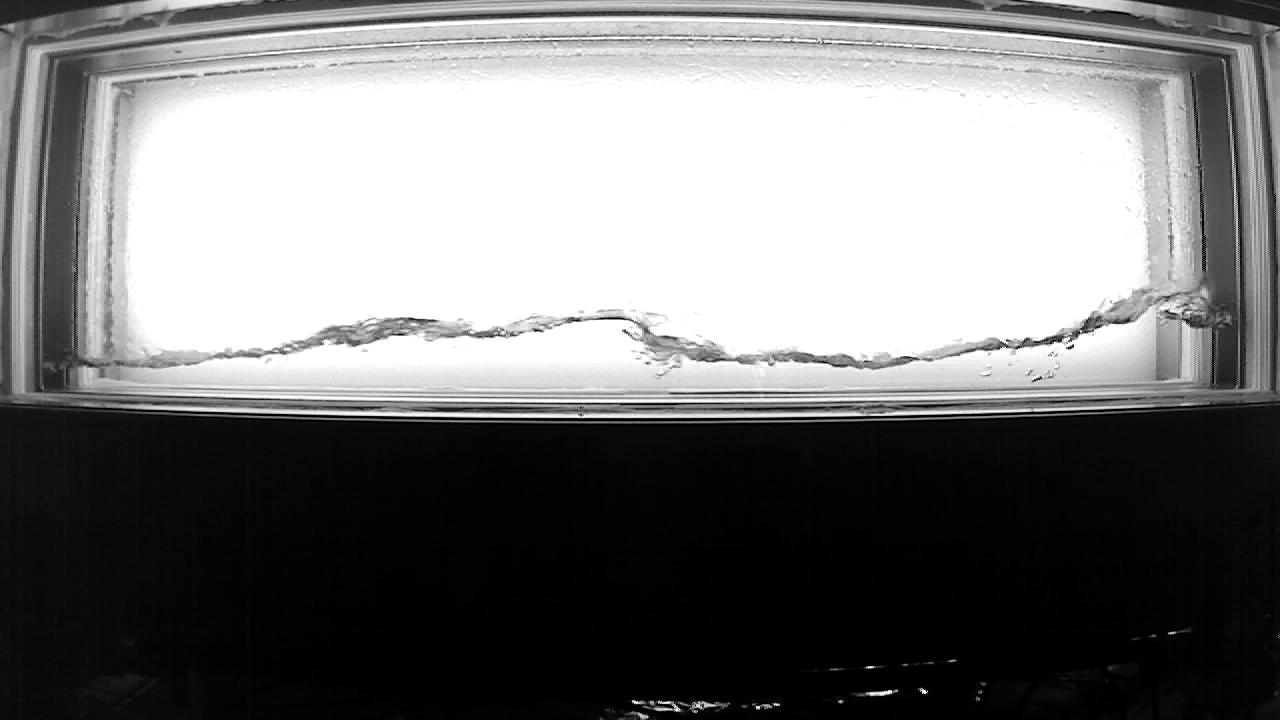
#> input picture CCFL002_1_2000_500_up_cam1_a_pre.jpg, 1280 x 720 px
$ jupyter execute --allow-errors 'HZDR Test 4 Sobel Edge.ipynb'
#> lines starting #> are read from the running program, lines starting #| are printed output that depends on the picture; after the words box and inside, x2 and y2 are one past the last pixel; in counts of white or black regions, pixels touching at a corner belong together
[cell 1]
import cv2
import numpy as np
import matplotlib.pyplot as plt
from skimage import filters

[cell 2]
def preprocess_image(filename):
    image = cv2.imread(filename)
    image = cv2.cvtColor(image, cv2.COLOR_BGR2RGB)
    image = cv2.cvtColor(image, cv2.COLOR_RGB2GRAY)
    _, image = cv2.threshold(image, 210, 255, cv2.THRESH_BINARY)
    image = image / 255
    image = filters.sobel(image)
    return image

[cell 3]
plt.figure(figsize=(10,10))
#> (the rest of this cell did not finish here and is left out)

[cell 4]
plt.figure(figsize=(10,10))
plt.imshow(preprocess_image('CCFL002_1_2000_500_up_cam1_a_pre.jpg'), cmap='gray')
#> call 2 of preprocess_image, with filename = 'CCFL002_1_2000_500_up_cam1_a_pre.jpg'
#> in preprocess_image, image is the input picture: shape (720, 1280, 3); min 0, max 255, mean 120.9
#> in preprocess_image (call 2), `_, image = cv2.threshold(image, 210, 255, cv2.THRESH_BINARY)`:
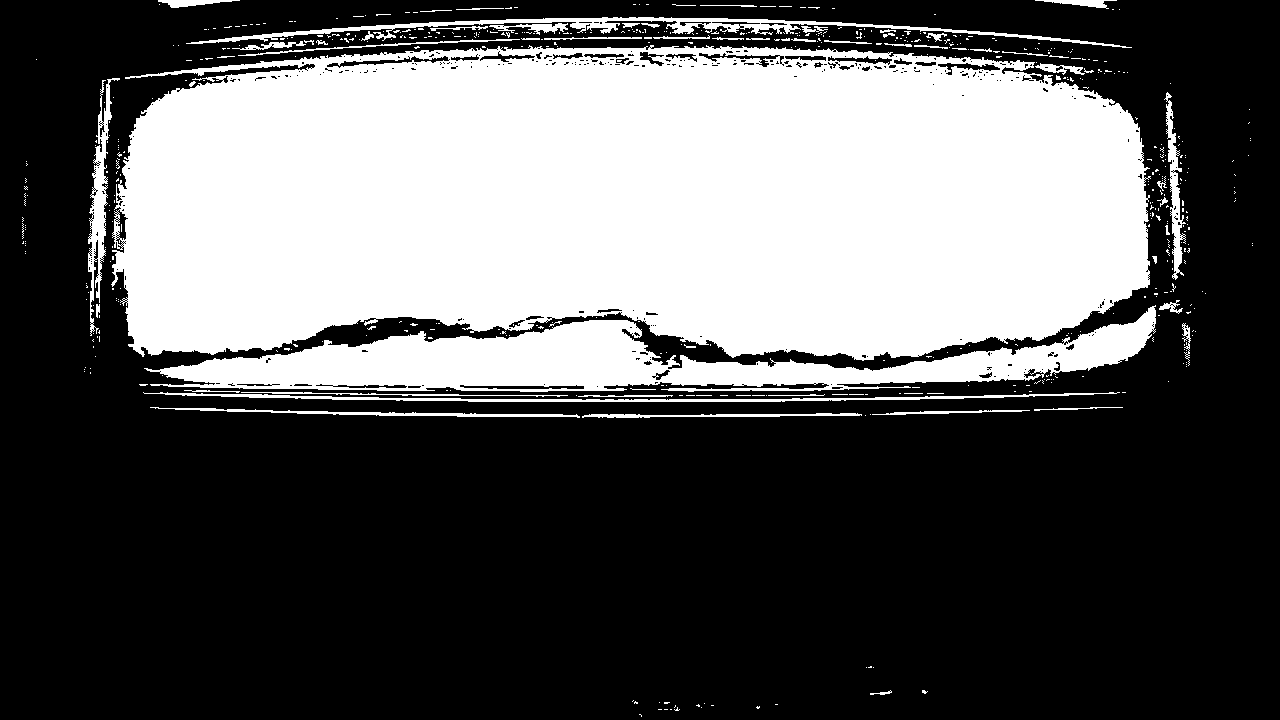
#> image: shape (720, 1280); 36.1% white; 572 white regions (511 under 20 px), largest, box (x1, y1, x2, y2) and area: (111, 45, 1151, 361) 277497, (144, 305, 1156, 392) 35266, (186, 17, 1132, 48) 4526
plt.show()

[cell 5]
plt.figure(figsize=(10,10))
plt.imshow(preprocess_image('CCFL002_1_2000_500_up_cam2_a_post.jpg'), cmap='gray')
#> call 3 of preprocess_image, with filename = 'CCFL002_1_2000_500_up_cam2_a_post.jpg'
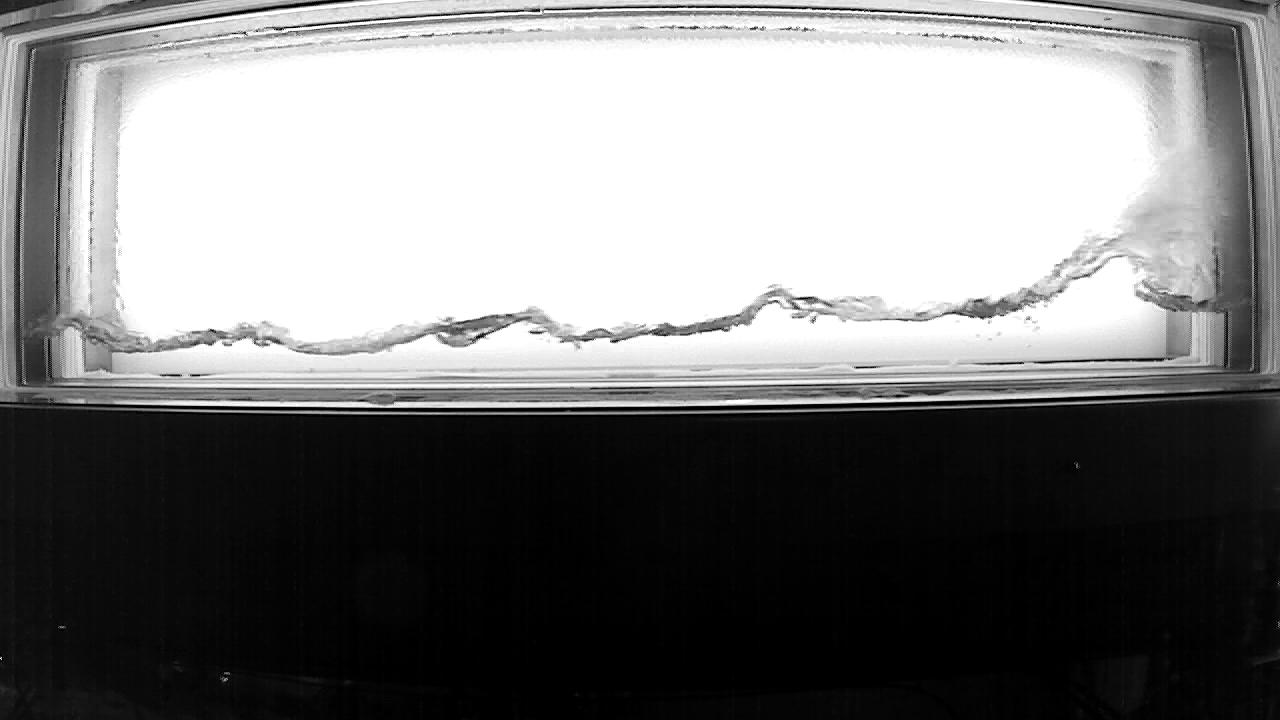
#> input picture CCFL002_1_2000_500_up_cam2_a_post.jpg, 1280 x 720 px
#> in preprocess_image, image is the input picture: shape (720, 1280, 3); min 0, max 255, mean 123.9
#> in preprocess_image (call 3), `_, image = cv2.threshold(image, 210, 255, cv2.THRESH_BINARY)`: image: shape (720, 1280); 38.8% white; 446 white regions (413 under 20 px), largest, box (x1, y1, x2, y2) and area: (68, 15, 1192, 347) 297674, (125, 256, 1166, 378) 40427, (124, 0, 1124, 36) 8332
plt.show()

[cell 6]
plt.figure(figsize=(10,10))
plt.imshow(preprocess_image('CCFL002_1_2000_500_up_cam2_a_pre.jpg'), cmap='gray')
#> call 4 of preprocess_image, with filename = 'CCFL002_1_2000_500_up_cam2_a_pre.jpg'
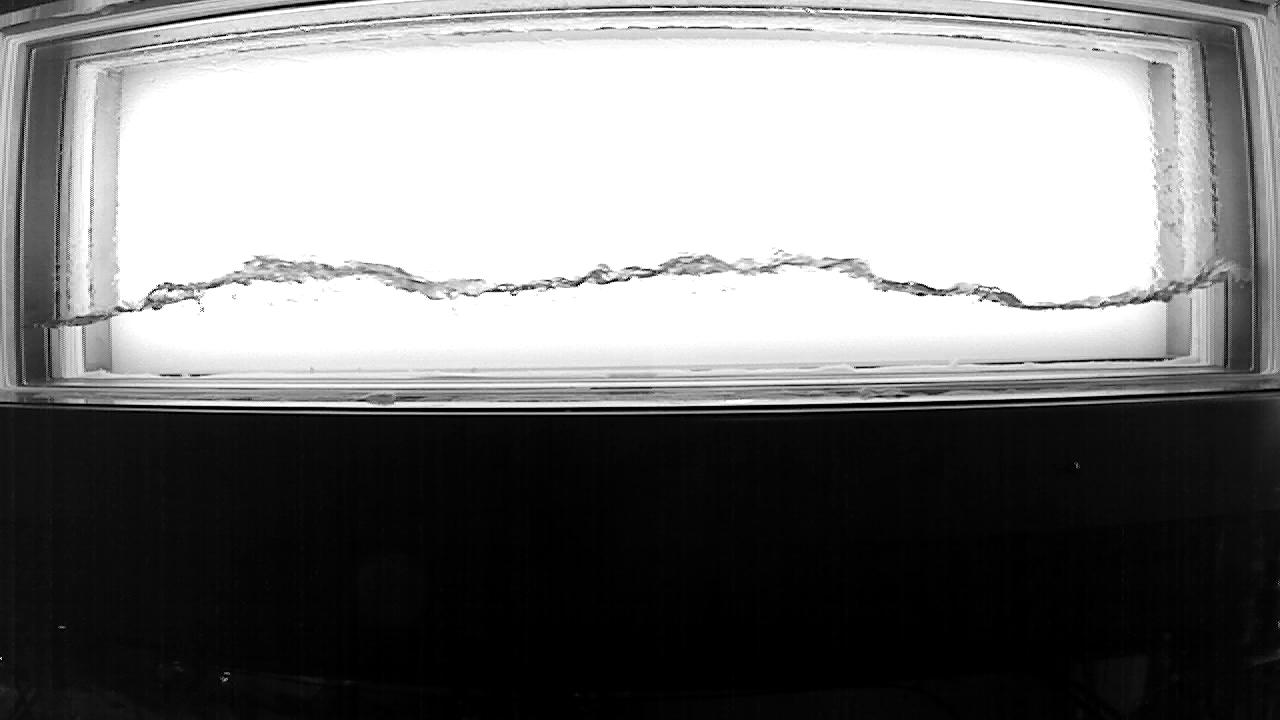
#> input picture CCFL002_1_2000_500_up_cam2_a_pre.jpg, 1280 x 720 px
#> in preprocess_image, image is the input picture: shape (720, 1280, 3); min 0, max 255, mean 124.7
#> in preprocess_image (call 4), `_, image = cv2.threshold(image, 210, 255, cv2.THRESH_BINARY)`: image: shape (720, 1280); 39.4% white; 523 white regions (479 under 20 px), largest, box (x1, y1, x2, y2) and area: (68, 16, 1168, 378) 340723, (120, 0, 688, 40) 5232, (128, 394, 1063, 407) 3224
#> in preprocess_image (call 4), `image = filters.sobel(image)`:
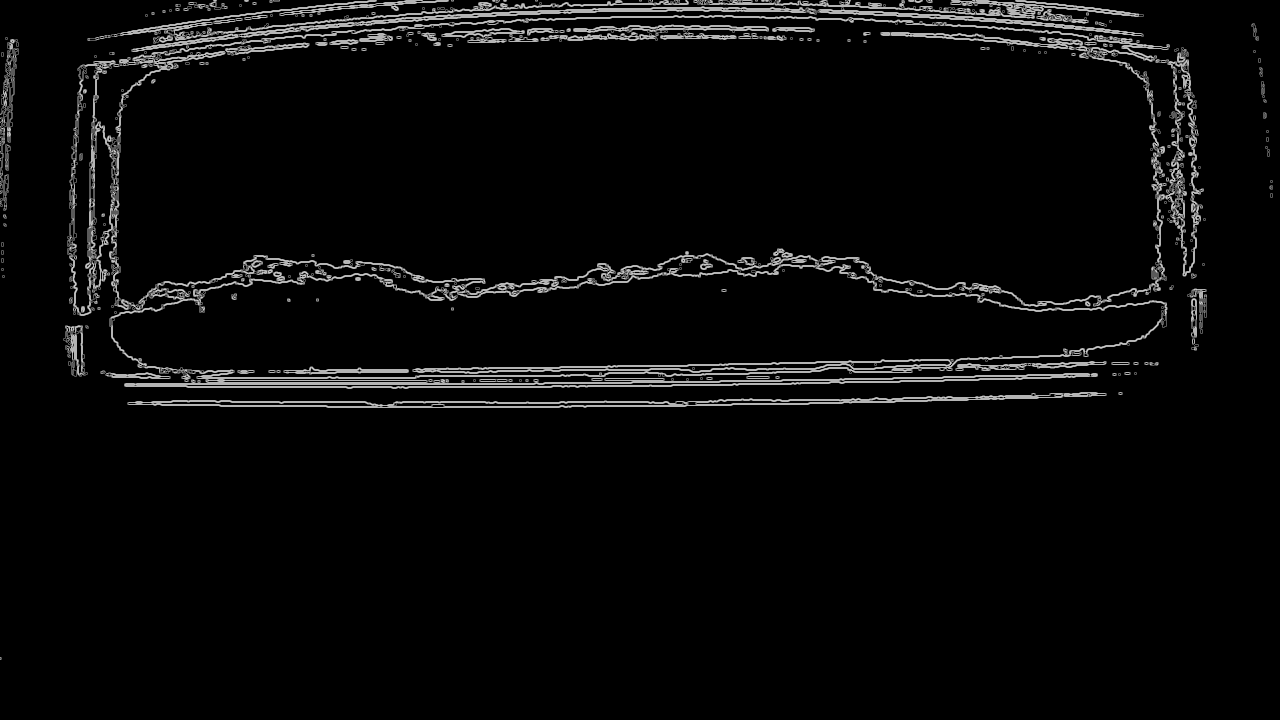
#> image: shape (720, 1280) float64; min 0, max 0.791, mean 0.037
